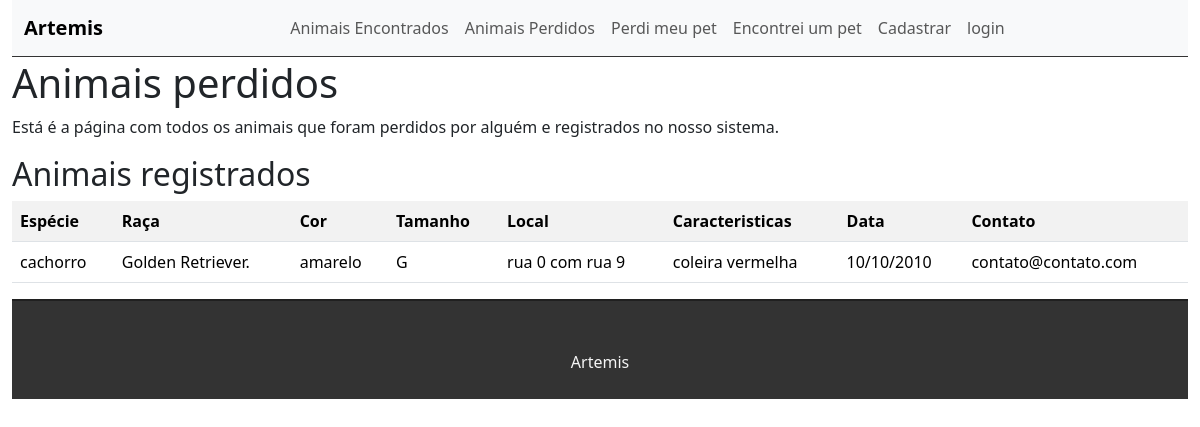
Screenshot of /listaPerdidos with the database file from the repository.
### tasks/models.py (models this page shows)
class Perdido(models.Model):
    especie = models.CharField(max_length=20, choices = especie)
    raca = models.CharField(max_length=20, choices = raca)
    cor = models.CharField(max_length=20, choices=cor)
    tamanho = models.CharField(max_length=1, choices = tamanho)
    localidade = models.CharField(max_length=20)
    caracteristica = models.CharField(max_length=20)
    tempo = models.CharField(max_length=20)
    contato = models.CharField(max_length=20)

### tasks/views.py (the view)
# urls.py: path('listaPerdidos', views.listaPerdidos, name='listaPerdidos')
def listaPerdidos(request):
     perdidos = Perdido.objects.all()
     return render(request, 'tasks/listaPerdidos.html', {'perdidos': perdidos})

### tasks/templates/tasks/listaPerdidos.html (shortened to what this page needs)
{% extends 'base.html' %}
{% block content %}
<h1> Animais perdidos </h1>
<p> Está é a página com todos os animais que foram perdidos por alguém e registrados no nosso sistema.
</p>
<h2>Animais registrados</h2>
<div class="table-responive">
    <table class="table table-striped">
        <tr>
            <th>Espécie</th>
            <th>Raça</th>
            <th>Cor</th>
            <th>Tamanho</th>
            <th>Local</th>
            <th>Caracteristicas</th>
            <th>Data</th>
            <th>Contato</th>
        </tr>
        {% for task in perdidos %}
        <tr>
            <td>{{task.especie}}</td>
            <td>{{task.raca}}</td>
            <td>{{task.cor}}</td>
            <td>{{task.tamanho}}</td>
            <td>{{task.localidade}}</td>
            <td>{{task.caracteristica}}</td>
            <td>{{task.tempo}}</td>
            <td>{{task.contato}}</td>
        </tr>
        {%endfor %}
    </table>
</div>
{% endblock %}

### rows the page displays
Perdido: especie "cachorro", raca "Golden Retriever.", cor "amarelo", tamanho "G", localidade "rua 0 com rua 9", caracteristica "coleira vermelha", tempo "10/10/2010", contato "contato@contato.com"
